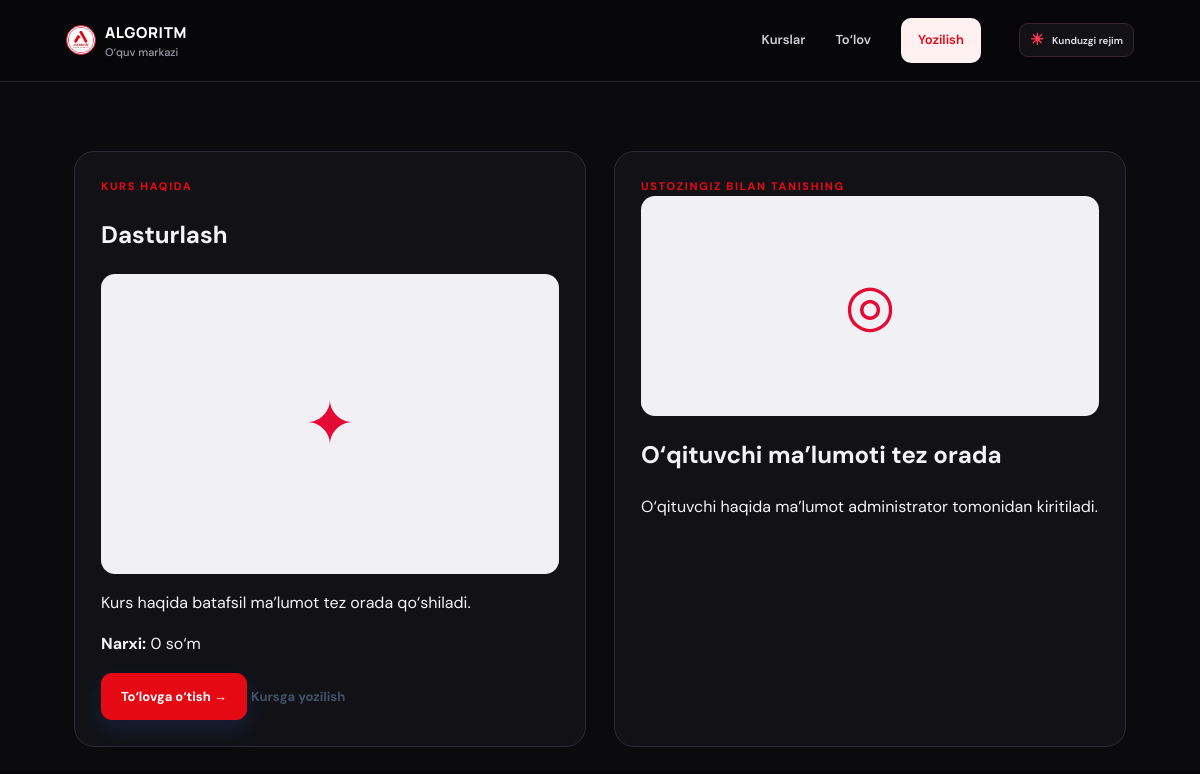
The app's page /course.php?id=1 with its own data.
### tables this page shows
CREATE TABLE IF NOT EXISTS courses (
  id INT UNSIGNED AUTO_INCREMENT PRIMARY KEY,
  name VARCHAR(120) NOT NULL,
  price DECIMAL(12,2) NOT NULL DEFAULT 0,
  duration VARCHAR(100) DEFAULT NULL,
  description TEXT DEFAULT NULL,
  teacher_name VARCHAR(120) DEFAULT NULL,
  teacher_bio TEXT DEFAULT NULL,
  image_path VARCHAR(255) DEFAULT NULL,
  teacher_image VARCHAR(255) DEFAULT NULL,
  is_active TINYINT(1) NOT NULL DEFAULT 1,
  created_at TIMESTAMP DEFAULT CURRENT_TIMESTAMP
);

### course.php (the view, shortened to what this page needs)
<?php
require_once __DIR__.'/config/db.php';
$id=(int)($_GET['id']??0); $course=null;
if($pdo){$q=$pdo->prepare('SELECT * FROM courses WHERE id=? AND is_active=1');$q->execute([$id]);$course=$q->fetch();}
function h($v){return htmlspecialchars((string)$v,ENT_QUOTES,'UTF-8');}
?><!doctype html><html lang="uz"><head><meta charset="utf-8"><meta name="viewport" content="width=device-width,initial-scale=1"><title><?= $course?h($course['name']).' — Algoritm':'Kurs topilmadi' ?></title><link rel="stylesheet" href="assets/css/style.css?v=8"></head><body><header class="site-header"><a class="brand" href="index.php"><img class="brand-logo" src="assets/images/algoritm-logo.jpeg" alt="Algoritm"><span>ALGORITM<small>O‘quv markazi</small></span></a><nav><a href="index.php#kurslar">Kurslar</a><a href="payment.php">To‘lov</a><a class="nav-cta" href="index.php#royxat">Yozilish</a></nav></header><?php if($course): ?><main class="course-detail"><section class="detail-panel"><span class="eyebrow">KURS HAQIDA</span><h1><?=h($course['name'])?></h1><?php if(!empty($course['image_path'])):?><img class="detail-image" src="<?=h($course['image_path'])?>" alt="<?=h($course['name'])?>"><?php else:?><div class="detail-image" style="display:grid;place-items:center;font-size:60px;color:#e50935">✦</div><?php endif;?><p><?=nl2br(h($course['description']?:'Kurs haqida batafsil ma’lumot tez orada qo‘shiladi.'))?></p><p><b>Narxi:</b> <?=number_format((float)$course['price'],0,'.',' ')?> so‘m</p><a class="button primary" href="payment.php?course_id=<?=(int)$course['id']?>">To‘lovga o‘tish →</a> <a class="text-link" href="index.php#royxat">Kursga yozilish</a></section><section class="detail-panel"><span class="eyebrow">USTOZINGIZ BILAN TANISHING</span><?php if(!empty($course['teacher_image'])):?><img class="detail-image" style="height:220px" src="<?=h($course['teacher_image'])?>" alt="<?=h($course['teacher_name'])?>"><?php else:?><div class="detail-image" style="height:220px;display:grid;place-items:center;font-size:58px;color:#e50935">◎</div><?php endif;?><h2><?=h($course['teacher_name']?:'O‘qituvchi ma’lumoti tez orada')?></h2><p><?=nl2br(h($course['teacher_bio']?:'O‘qituvchi haqida ma’lumot administrator tomonidan kiritiladi.'))?></p></section></main><?php else:?><main class="pay-wrap"><h1>Kurs topilmadi</h1><a href="index.php#kurslar">Kurslarga qaytish</a></main><?php endif;?><script src="assets/js/app.js"></script><script src="assets/js/theme.js?v=8"></script></body></html>

### records on screen
courses: name "Dasturlash", description "Kurs haqida batafsil ma’lumot tez orada qo‘shiladi.", price "0", teacher_name "O‘qituvchi ma’lumoti tez orada", teacher_bio "O‘qituvchi haqida ma’lumot administrator tomonidan kiritiladi."
